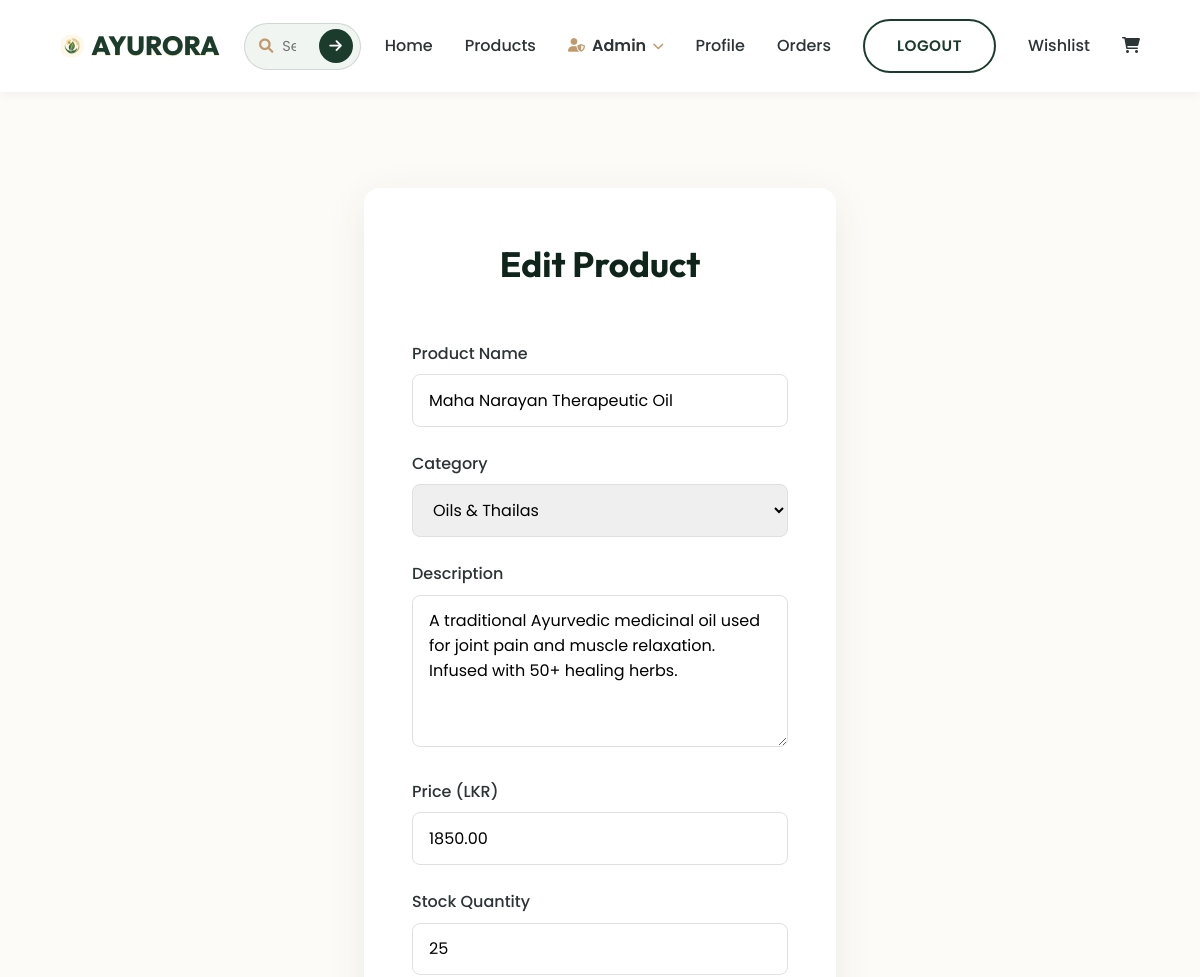
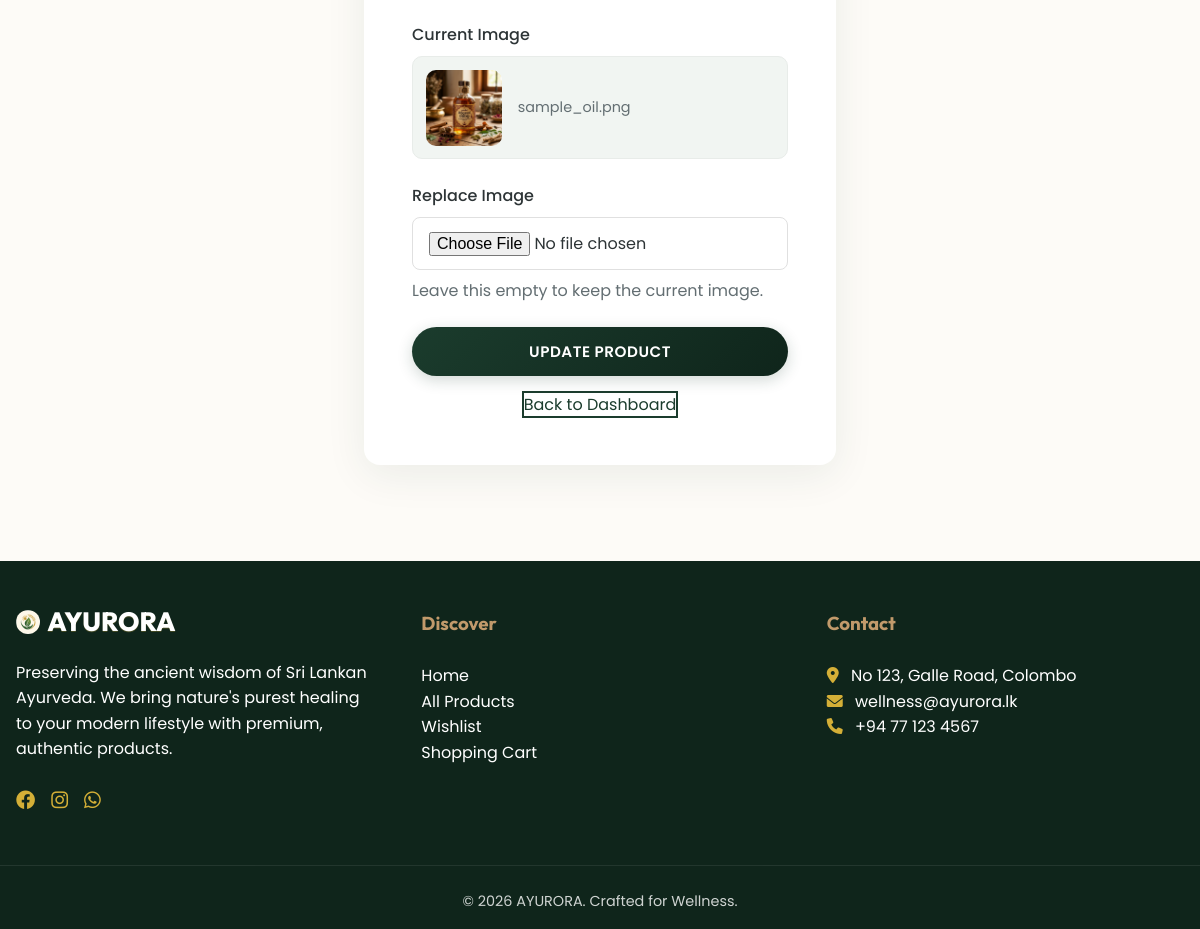
The page /edit_product.php?id=2 (signed in) on the database its author committed (2 pictures, top to bottom).
### tables this page shows
CREATE TABLE IF NOT EXISTS products (
    id INT AUTO_INCREMENT PRIMARY KEY,
    name VARCHAR(255) NOT NULL,
    category VARCHAR(100) NOT NULL,
    description TEXT,
    price DECIMAL(10, 2) NOT NULL,
    stock_quantity INT NOT NULL DEFAULT 25,
    image VARCHAR(255),
    is_deleted TINYINT(1) DEFAULT 0,
    created_at TIMESTAMP DEFAULT CURRENT_TIMESTAMP
);

### includes/security.php (called while the page is built, shortened)
<?php
function ayurora_product_categories() {
    return [
        'Soaps',
        'Capsules',
        'Oils & Thailas',
        'Herbal Tea & Kwath',
        'Arishta & Syrups',
        'Powders & Churnas',
        'Creams & Balms',
        'Tablets & Vati',
        'Leheyas & Pastes',
        'Hair & Skin Care',
        'Essential Oils',
        'Health Supplements',
        'Wellness Kits',
        'Other',
    ];
}
function ayurora_int_input($value, $min = 1, $max = null) {
    $value = (int) $value;
    return $value;
}
?>

### includes/db.php (called while the page is built, shortened)
<?php
function product_image_path($filename) {
    $filename = basename((string) $filename);
    $path = __DIR__ . '/../uploads/' . $filename;
    if ($filename !== '' && is_file($path)) {
        return 'uploads/' . rawurlencode($filename);
    }
    return 'assets/images/ayurora-logo-small.png';
}
?>

### edit_product.php (the view, shortened to what this page needs)
<?php
include 'includes/db.php';
require_once 'includes/security.php';
$categories = ayurora_product_categories();
$product_id = ayurora_int_input($_GET['id'] ?? null);
$stmt = $conn->prepare('SELECT * FROM products WHERE id = ? AND is_deleted = 0 LIMIT 1');
$stmt->bind_param('i', $product_id);
$stmt->execute();
$result = $stmt->get_result();
$product = $result->fetch_assoc();
include 'includes/header.php';
?>
<div class="auth-container" style="max-width: 680px;">
    <h2 class="section-title">Edit Product</h2>
    <form method="POST" action="edit_product.php?id=<?php echo (int) $product_id; ?>" enctype="multipart/form-data">
        <div class="form-group">
            <label>Product Name</label>
            <input type="text" name="name" class="form-control" value="<?php echo htmlspecialchars($product['name']); ?>" required>
        </div>
        <div class="form-group">
            <label>Category</label>
            <select name="category" class="form-control" required>
                <?php foreach ($categories as $category): ?>
                    <option value="<?php echo htmlspecialchars($category); ?>" <?php echo $product['category'] === $category ? 'selected' : ''; ?>>
                        <?php echo htmlspecialchars($category); ?>
                    </option>
                <?php endforeach; ?>
            </select>
        </div>
        <div class="form-group">
            <label>Description</label>
            <textarea name="description" class="form-control" rows="5" required><?php echo htmlspecialchars($product['description']); ?></textarea>
        </div>
        <div class="form-group">
            <label>Price (LKR)</label>
            <input type="number" step="0.01" min="0.01" name="price" class="form-control" value="<?php echo htmlspecialchars($product['price']); ?>" required>
        </div>
        <div class="form-group">
            <label>Stock Quantity</label>
            <input type="number" step="1" min="0" name="stock_quantity" class="form-control" value="<?php echo htmlspecialchars($product['stock_quantity']); ?>" required>
        </div>
        <div class="form-group">
            <label>Current Image</label>
            <div class="edit-product-image">
                <img src="<?php echo htmlspecialchars(product_image_path($product['image'])); ?>" alt="<?php echo htmlspecialchars($product['name']); ?>">
                <span><?php echo htmlspecialchars($product['image'] ?: 'No image selected'); ?></span>
            </div>
        </div>
        <div class="form-group">
            <label>Replace Image</label>
            <input type="file" name="image" class="form-control" accept=".jpg,.jpeg,.png,.gif">
            <p class="auth-helper" style="text-align: left; margin: 0.5rem 0 0;">Leave this empty to keep the current image.</p>
        </div>
        <button type="submit" name="update_product" class="btn btn-primary" style="width: 100%;">Update Product</button>
        <div style="margin-top: 1rem; text-align: center;">
            <a href="admin.php" class="btn-outline">Back to Dashboard</a>
        </div>
    </form>
</div>
<?php include 'includes/footer.php'; ?>

### assets/css/style.css (style rules this page uses)
:root { --primary-color: #1B3C2D; --primary-dark: #0F251B; --primary-light: #F1F5F2; --accent-color: #D4AF37; --accent-glow: rgba(212, 175, 55, 0.4); --secondary-color: #C19A6B; --text-color: #2D3436; --text-light: #636E72; --bg-color: #FDFBF7; --white: #FFFFFF; --danger: #D63031; --success: #00B894; --shadow-premium: 0 10px 40px rgba(27, 60, 45, 0.08); --shadow-float: 0 20px 45px rgba(27, 60, 45, 0.12); --glass-bg: rgba(255, 255, 255, 0.7); --glass-border: rgba(255, 255, 255, 0.2); --transition: all 0.3s cubic-bezier(0.4, 0, 0.2, 1); --radius-sm: 8px; --radius-md: 16px; --radius-lg: 32px; --radius: var(--radius-md); --shadow: var(--shadow-premium); --shadow-soft: var(--shadow-premium); --shadow-medium: var(--shadow-float); }
* { margin: 0; padding: 0; box-sizing: border-box; font-family: 'Poppins', sans-serif; scroll-behavior: smooth; }
h1, h2, h3, h4, h5, h6, .logo { font-family: 'Outfit', 'Noto Sans Sinhala', sans-serif; }
body { background-color: var(--bg-color); color: var(--text-color); line-height: 1.6; min-height: 100vh; display: flex; flex-direction: column; }
a { text-decoration: none; color: inherit; transition: var(--transition); }
.btn { padding: 0.8rem 2rem; border-radius: 50px; border: none; cursor: pointer; font-weight: 600; transition: var(--transition); display: inline-flex; align-items: center; justify-content: center; gap: 0.5rem; font-size: 0.95rem; text-transform: uppercase; letter-spacing: 0.5px; }
.nav-links li a.btn-primary, .btn-primary { background: linear-gradient(135deg, var(--primary-color), var(--primary-dark)) !important; color: #FFFFFF !important; box-shadow: 0 4px 15px rgba(27, 60, 45, 0.2); }
.nav-links li a.btn-outline, .btn-outline { border: 2px solid var(--primary-color) !important; color: var(--primary-color) !important; background: transparent !important; }
.btn-outline { border: 2px solid var(--primary-color); color: var(--primary-color) !important; background: transparent; }
.section-title { text-align: center; margin-bottom: 3rem; font-size: 2.2rem; color: var(--primary-dark); }
.auth-container, .table-container, .confirmation-panel, .order-card, .order-history-card, .admin-review-card, .product-search, .admin-user-filter { width: 100%; }
.auth-container { max-width: 450px; margin: 4rem auto; background: var(--white); padding: 3rem; border-radius: var(--radius); box-shadow: var(--shadow); }
.form-group { margin-bottom: 1.5rem; }
.form-group label { display: block; margin-bottom: 0.5rem; font-weight: 500; color: var(--text-color); }
.form-control { width: 100%; padding: 0.8rem 1rem; border: 1px solid #e0e0e0; border-radius: 8px; font-size: 1rem; transition: var(--transition); }
.auth-helper { margin-bottom: 1.5rem; color: var(--text-light); text-align: center; }
.edit-product-image { display: flex; align-items: center; gap: 1rem; padding: 0.8rem; border: 1px solid #e8ece9; border-radius: 10px; background: var(--primary-light); }
.edit-product-image img { width: 76px; height: 76px; border-radius: 10px; object-fit: cover; background: var(--white); }
.edit-product-image span { color: var(--text-light); font-size: 0.9rem; overflow-wrap: anywhere; }

### rows shown on the page
products: name "Maha Narayan Therapeutic Oil", category "Oils & Thailas", description "A traditional Ayurvedic medicinal oil used for joint pain and muscle relaxation. Infused with 50+ healing herbs.", price "1850.00", stock_quantity "25", image (picture), image "sample_oil.png"
